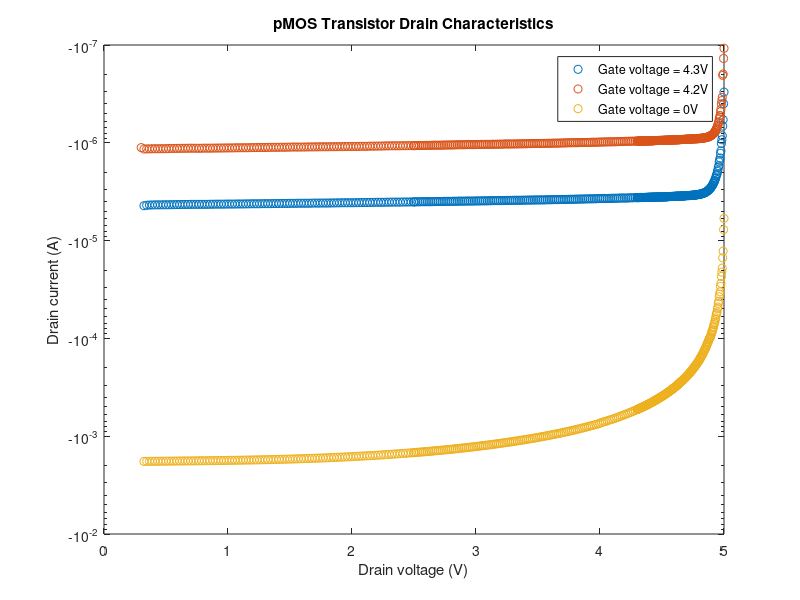
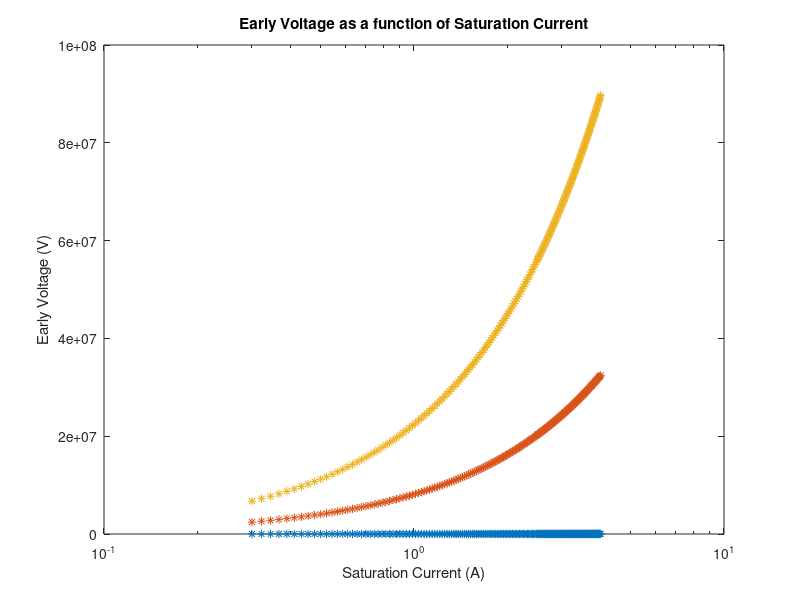

Reproduce these figures in MATLAB, in order.
%% Set Up
load('Lab5_all_data.mat');
Vd_pMOS_0 = Exp3_Vd_peeMOS_0;
Vd_pMOS_4_2 = Exp3_Vd_peeMOS_4_2;
Vd_pMOS_4_3 = Exp3_Vd_peeMOS_4_3;
Vd_nMOS_0_6 = Exp3_Vd_nMOS_0_6;
Vd_nMOS_0_7 = Exp3_Vd_nMOS_0_7;
Vd_nMOS_5 = Exp3_Vd_nMOS_5;


Id_pMOS_0 = Exp3_Id_peeMOS_0;
Id_pMOS_4_2 = Exp3_Id_peeMOS_4_2;
Id_pMOS_4_3 = Exp3_Id_peeMOS_4_3;
Id_nMOS_0_6 = Exp3_Id_nMOS_0_6;
Id_nMOS_0_7 = Exp3_Id_nMOS_0_7;
Id_nMOS_5 = Exp3_Id_nMOS_5;

%% Semilog plots of drain characteristics

% semilogy(Vd_nMOS_0_6, Id_nMOS_0_6, 'o');
% hold on
% semilogy(Vd_nMOS_0_7, Id_nMOS_0_7, 'o');
% hold on
% semilogy(Vd_nMOS_5, Id_nMOS_5, 'o');
% hold off
% title('nMOS Transistor Drain Characteristics');
% legend('Gate voltage = 0.6V', 'Gate voltage = 0.7V', 'Gate voltage = 5V');
% xlabel('Drain voltage (V)');
% ylabel('Drain current (A)');

figure
semilogy(Vd_pMOS_4_3(2:420), Id_pMOS_4_2(2:420), 'o');
hold on
semilogy(Vd_pMOS_4_2, Id_pMOS_4_3, 'o');
hold on
semilogy(Vd_pMOS_0(2:420), Id_pMOS_0(2:420), 'o');
hold on
title('pMOS Transistor Drain Characteristics');
legend('Gate voltage = 4.3V', 'Gate voltage = 4.2V', 'Gate voltage = 0V');
xlabel('Drain voltage (V)');
ylabel('Drain current (A)');

%% Use the EKV function

% [Is, VT, kappa] = ekvfit(Vd_nMOS_0_6(1:200), Id_nMOS_0_6(1:200), 5*10^(-4));

%% Extract Early Voltage
% find ro, and then use formula in packet to calculate early voltage VA
% from ro

% plot early voltage as a function of saturation current for each n and p


pfit1 = polyfit(Vd_pMOS_0(1:200), Id_pMOS_0(1:200), 1);
pfit2 = polyfit(Vd_pMOS_4_2(1:200), Id_pMOS_4_2(1:200), 1);
pfit3 = polyfit(Vd_pMOS_4_3(1:200), Id_pMOS_4_3(1:200), 1);

pro1 = 1/pfit1(1);
pro2 = 1/pfit2(1);
pro3 = 1/pfit3(1);

for j = 1:200
    pVA1(j) = pro1 * Vd_pMOS_0(j);
    pVA2(j) = pro2 * Vd_pMOS_4_2(j);
    pVA3(j) = pro3 * Vd_pMOS_4_3(j);
end

figure
semilogx(Vd_pMOS_0(1:200), pVA1, '*');
hold on
semilogx(Vd_pMOS_4_2(1:200), pVA2, '*');
hold on
semilogx(Vd_pMOS_4_3(1:200), pVA3, '*');
title('Early Voltage as a function of Saturation Current');
xlabel('Saturation Current (A)');
ylabel('Early Voltage (V)');

%% Extract Saturation Current

%% Semilog plot Early Voltage as a function of Saturation Current

%% Extract Intrinsic Gain (gs ro)

%% Loglog Plot Intrinsic Gain (gs ro) as a function of Saturation Current
